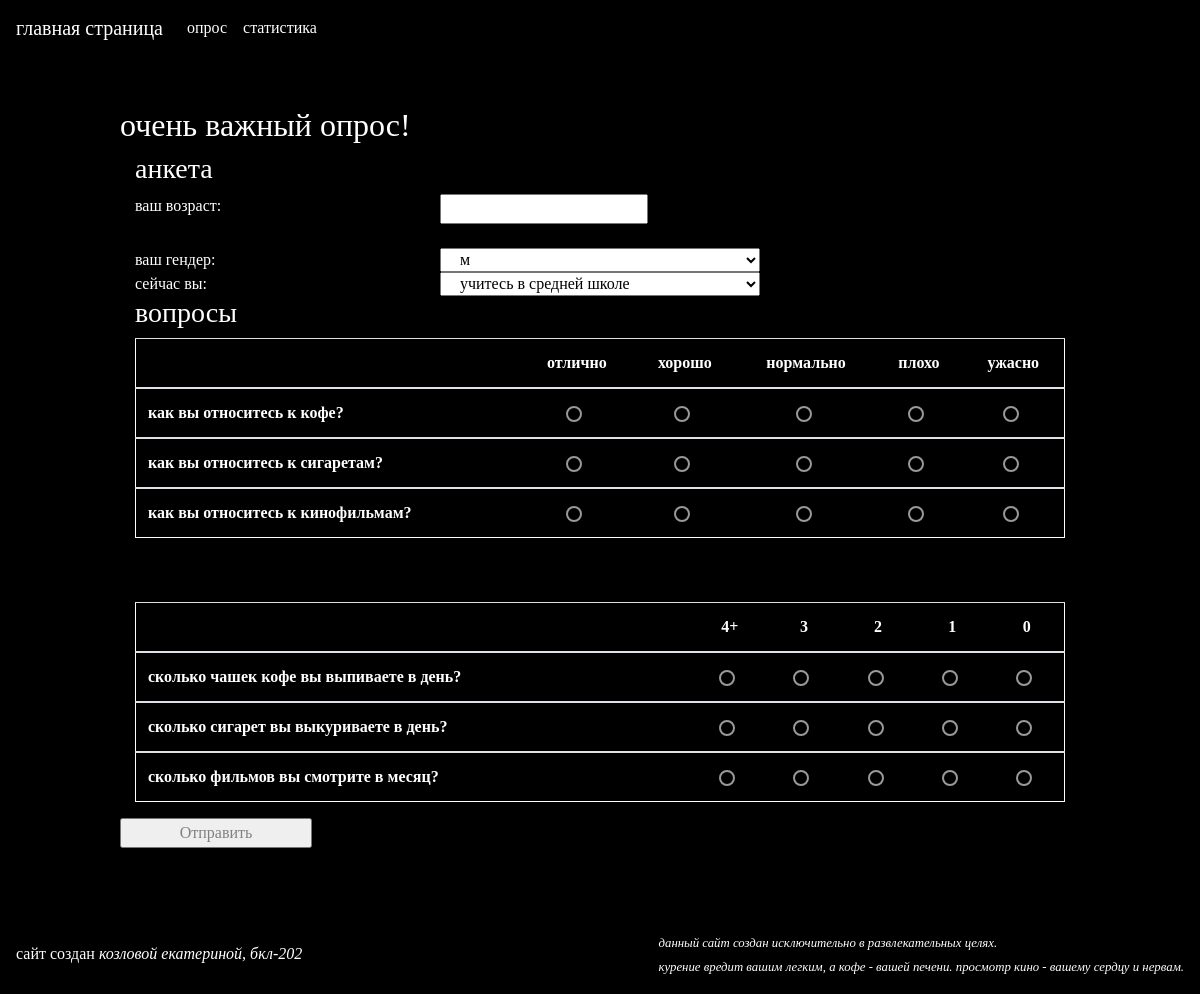
The page /questionnaire on the database its author committed.
### hw6.py (models this page shows)
class Questions(db.Model):
    __tablename__ = 'questions'
    id = db.Column(db.Text, primary_key=True)
    text = db.Column(db.Text)

### hw6.py (the view)
@app.route('/questionnaire')
def question_page():
    questions_1 = Questions.query.all()[0:3]
    questions_2 = Questions.query.all()[3:]
    return render_template(
        'form.html',
        questions_1=questions_1, questions_2=questions_2
    )

### templates/form.html (shortened to what this page needs)
{% extends 'templ.html' %}
{% block content %}
		<h2>очень важный опрос!</h2>
		<form class="container" action="/process">
			<h3>анкета</h3>
			<div class="row">
				<div class="col-md-4">ваш возраст:</div>
				<input class="number" type="number" name="age">
			</div>
            <br>
			<div class="row">
				<div class="col-md-4">ваш гендер:</div>
				<select name="gender" class="col-md-4">
					<option value="male">м</option>
				</select>
			</div>
			<div class="row">
				<div class="col-md-4">сейчас вы:</div>
				<select name="education" class="col-md-4">
					<option value="school_9">учитесь в средней школе</option>
				</select>
			</div>
			<h3>вопросы</h3>
                        <table class="table">
                           <thead>
                                <tr>
                                  <th class="align-center" scope="col"></th>
                                  <th class="align-center" scope="col">отлично</th>
                                  <th class="align-center" scope="col">хорошо</th>
                                  <th class="align-center" scope="col">нормально</th>
                                  <th class="align-center" scope="col">плохо</th>
                                  <th class="align-center" scope="col">ужасно</th>
                                </tr>
                            </thead>
                            {% for question in questions_1 %}
                            <tbody>
                                <tr>
                                    <th scope="row">{{ question.text }}</th>
                                    <td class="align-center"><input class="radio" type="radio" name="{{ question.id }}" value=5></td>
                                    <td class="align-center"><input class="radio" type="radio" name="{{ question.id }}" value=4></td>
                                    <td class="align-center"><input class="radio" type="radio" name="{{ question.id }}" value=3></td>
                                    <td class="align-center"><input class="radio" type="radio" name="{{ question.id }}" value=2></td>
                                    <td class="align-center"><input class="radio" type="radio" name="{{ question.id }}" value=1></td>
                                </tr>
                            </tbody>
                            {% endfor %}
                        </table>
<br><br>
                        <table class="table">
                           <thead>
                                <tr>
                                  <th class="align-center" scope="col"></th>
                                  <th class="align-center" scope="col">4+</th>
                                  <th class="align-center" scope="col">3</th>
                                  <th class="align-center" scope="col">2</th>
                                  <th class="align-center" scope="col">1</th>
                                  <th class="align-center" scope="col">0</th>
                                </tr>
                            </thead>
                            {% for question in questions_2 %}
                            <tbody>
                                <tr>
                                    <th scope="row">{{ question.text }}</th>
                                    <td class="align-center"><input class="radio" type="radio" name="{{ question.id }}" value=4></td>
                                    <td class="align-center"><input class="radio" type="radio" name="{{ question.id }}" value=3></td>
                                    <td class="align-center"><input class="radio" type="radio" name="{{ question.id }}" value=2></td>
                                    <td class="align-center"><input class="radio" type="radio" name="{{ question.id }}" value=1></td>
                                    <td class="align-center"><input class="radio" type="radio" name="{{ question.id }}" value=0></td>
                                </tr>
                            </tbody>
                            {% endfor %}
                        </table>
			<div class="row">
				<input class="submit" type="submit" name="submit" value="Отправить">
			</div>
		</form>
    <br><br><br><br>
{% endblock %}

### templates/templ.html (shortened to what this page needs)
<!DOCTYPE html>
<html lang="en">
<head>
    <link rel="stylesheet" href="https://cdn.jsdelivr.net/npm/bootstrap@4.5.3/dist/css/bootstrap.min.css">
</head>
<body>
    <nav class="navbar navbar-expand-lg navbar-custom">
      <a class="navbar-brand mb-0 h1" href="/">главная страница</a>
      <div class="collapse navbar-collapse" id="navbarNavAltMarkup">
        <div class="navbar-nav">
          <a class="nav-link" href="/questionnaire">опрос</a>
          <a class="nav-link" href="/stats">статистика</a>
        </div>
      </div>
    </nav>
    <div style="margin: 50px 10%">
        {% block content %} {% endblock %}
    </div>
<nav class="navbar fixed-bottom navbar-custom">
  <span class="navbar-text" style="color: white">
      сайт создан <i>козловой екатериной, бкл-202</i>
  </span>
  <span class="navbar-text" style="color: white"><i><small>
    данный сайт создан исключительно в развлекательных целях.<br>
    курение вредит вашим легким, а кофе - вашей печени. просмотр кино - вашему сердцу и нервам.
  </small></i></span>
</nav>
</body>
</html>

### templates/templ.html (style rules this page uses)
body { font-family: Georgia, 'Times New Roman', Times, serif; background-color: black; color: white }
table { color: white; border: 1px solid white; table-layout: auto; width: 170px }
td { color: white }
td.align-center { text-align: center }
th { color: white }
th.align-center { text-align: center }
select { width: 100%; color:black }
a { color: grey }
input.radio { border: 0px; width: 90%; color: black }
input.submit { width: 20%; color: grey }
input.number { color: black }
input.radio { -webkit-appearance: none; -moz-appearance: none; appearance: none; border-radius: 50%; width: 16px; height: 16px; border: 2px solid #999; transition: 0.2s all linear; margin-right: 5px; position: relative; top: 4px; }
.navbar-custom { background-color: black; }
nav.navbar-custom a { color: white !important; }

### rows shown on the page
Questions: text "как вы относитесь к кофе?"
Questions: text "как вы относитесь к сигаретам?"
Questions: text "как вы относитесь к кинофильмам?"
Questions: text "сколько чашек кофе вы выпиваете в день?"
Questions: text "сколько сигарет вы выкуриваете в день?"
Questions: text "сколько фильмов вы смотрите в месяц?"
